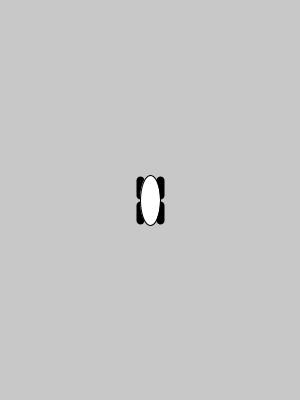
Frame 1 (no input)
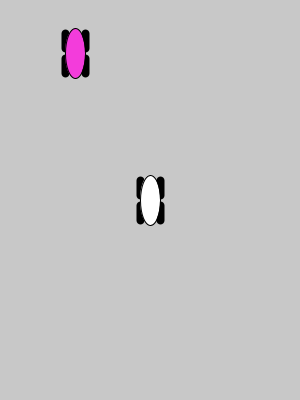
Frame 60 (the mouse pressed at the canvas centre just before this capture)
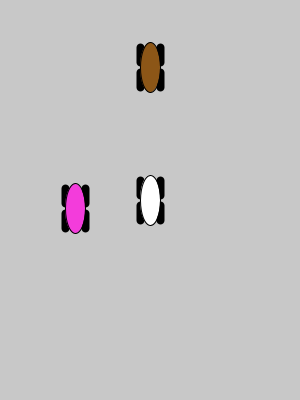
Frame 120 (the mouse held since frame 60 and released just before this capture)

The Processing sketch that drew these frames (run headless with seeded random() and noise(); from frame 60 on, the mouse is pressed at the canvas centre):

// Processing sketch: CarDrive
// ── CarDrive.pde
class Car {
  float x,y,yspeed;
  color c;
  Car(float x,float y,color c) {
    this.x = x;
    this.y = y;
    this.c = c;
    this.yspeed = random(1,6);
  }

  void display() {
      strokeWeight(8);
      line(this.x-10,this.y-20,this.x-10,this.y-5);
      line(this.x-10,this.y+5,this.x-10,this.y+20);
      line(this.x+10,this.y-20,this.x+10,this.y-5);
      line(this.x+10,this.y+5,this.x+10,this.y+20);
      strokeWeight(1);
      fill(this.c);
      ellipse(this.x,this.y,20,50);
  }

  void move_x(float mx) {
    this.x += mx;
    if (this.x<=0 || this.x>=width)
      this.x += mx*-1;
  }
 
  void move_y(float my) {
    if (my == 0)
      this.y += this.yspeed;
    else
      this.y += my;
  }

  boolean is_hit(Car obj) {
    if (this.x-10<obj.x+10 && this.x+10>obj.x-10 &&
    this.y-20<obj.y+20 && this.y+20>obj.y-20)
      return true;
    else
      return false;
  }
}

float x=150,y=200;
Car car;
ArrayList<Car> cars = new ArrayList<Car>();
boolean over = false;
int time = 0;
void setup() {
  size(300,400);
  car = new Car(x,y,color(255));
}

void draw() {
  background(200);
  car.display();
  if (over) {
    textSize(20);
    textAlign(CENTER);
    text("GAME OVER", width/2, 150);
    text("Time: "+time,width/2,180);
    return;
  }

  if (frameCount % 50 == 0) {
    int pos = int(random(1,4));
    color col = color(random(256),random(256),random(256));
    cars.add(new Car(pos*width/4,25,col));
  }

  for (Car c : cars) {
    c.move_y(0);
    c.display();
    if (car.is_hit(c)) {
      time = frameCount/60;
      over = true;
      return;
    }
  }
}

void keyPressed() {
  if (keyCode == LEFT)
    car.move_x(-width/4);
  if (keyCode == RIGHT)
    car.move_x(width/4);
  if (keyCode == UP)
    car.move_y(-20);
  if (keyCode == DOWN)
    car.move_y(20);
}
